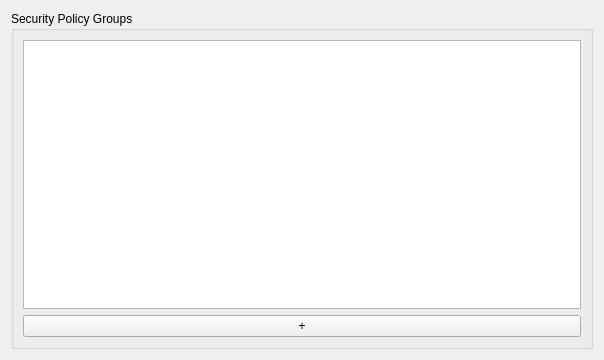
<?xml version="1.0" encoding="UTF-8"?>
<ui version="4.0">
 <class>UbuntuAppArmorEditor</class>
 <widget class="QWidget" name="UbuntuAppArmorEditor">
  <property name="geometry">
   <rect>
    <x>0</x>
    <y>0</y>
    <width>604</width>
    <height>360</height>
   </rect>
  </property>
  <property name="windowTitle">
   <string>Form</string>
  </property>
  <layout class="QVBoxLayout" name="verticalLayout">
   <item>
    <widget class="QGroupBox" name="groupBox_6">
     <property name="title">
      <string>Security Policy Groups</string>
     </property>
     <layout class="QVBoxLayout" name="verticalLayout_19">
      <item>
       <widget class="QListWidget" name="listWidget">
        <property name="alternatingRowColors">
         <bool>true</bool>
        </property>
       </widget>
      </item>
      <item>
       <layout class="QHBoxLayout" name="horizontalLayout_9">
        <item>
         <widget class="QPushButton" name="pushButton_addpolicy">
          <property name="text">
           <string>+</string>
          </property>
         </widget>
        </item>
       </layout>
      </item>
     </layout>
    </widget>
   </item>
  </layout>
 </widget>
 <resources/>
 <connections/>
</ui>
